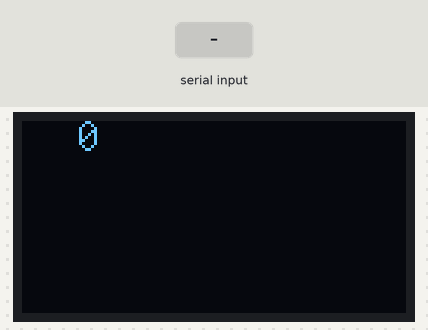
This sketch was run on a simulated Arduino Uno, built with avr-gcc and run on an emulated ATmega328P. Shown: 128×64 one-colour display. The test bench sets the inputs (shaded band).

Above: at 1.2 s.
1.3 s: "1" received over Serial
At 2.5 s:
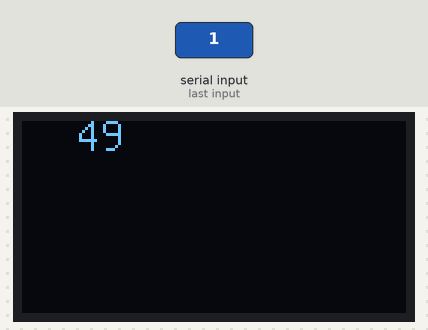
2.8 s: "0" received over Serial
4.3 s: "2" received over Serial
At 5.5 s:
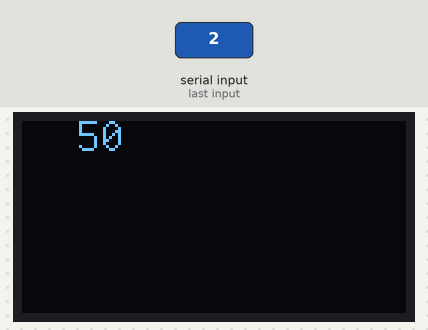
Timing chart, 0 to 7.3 s (numbered marks = the images above; inputs shaded):
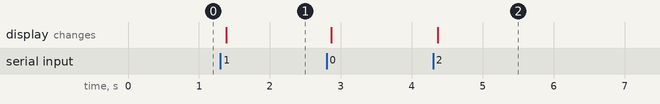

Measured:
- after the input at 1.3 s, the display: changes after 0.08 s (image 1)
- after the input at 4.3 s, the display: changes after 0.06 s (image 2)

The sketch:

Rx.ino
```cpp
/*
 * MAX485 Arduino
 * DI     N/A
 * DE     GND
 * RE     GND
 * RO     RX/0
 *
 * OLED   Arduino
 * GND    GND
 * VDD    5V
 * SCK    13
 * SDA    11
 * RES    9
 * DC     8
 * CS     10
 */


#include "U8glib.h"
U8GLIB_SH1106_128X64 u8g(13, 11, 10, 8, 9);

byte angle = 0;

void setup()
{
  Serial.begin(9600);
  u8g.setFont(u8g_font_unifont);
}

void loop()
{
  if (Serial.available()) {
    angle = Serial.read();
  }

  u8g.firstPage();
  do
  {
    char buf[3];
    sprintf (buf, "%d", angle);
    u8g.drawStr(18, 10, buf);
  }
  while (u8g.nextPage());
}
//Credits
//https://create.arduino.cc/projecthub/maurizfa-13216008-arthur-jogy-13216037-agha-maretha-13216095/modbus-rs-485-using-arduino-c055b5
```
